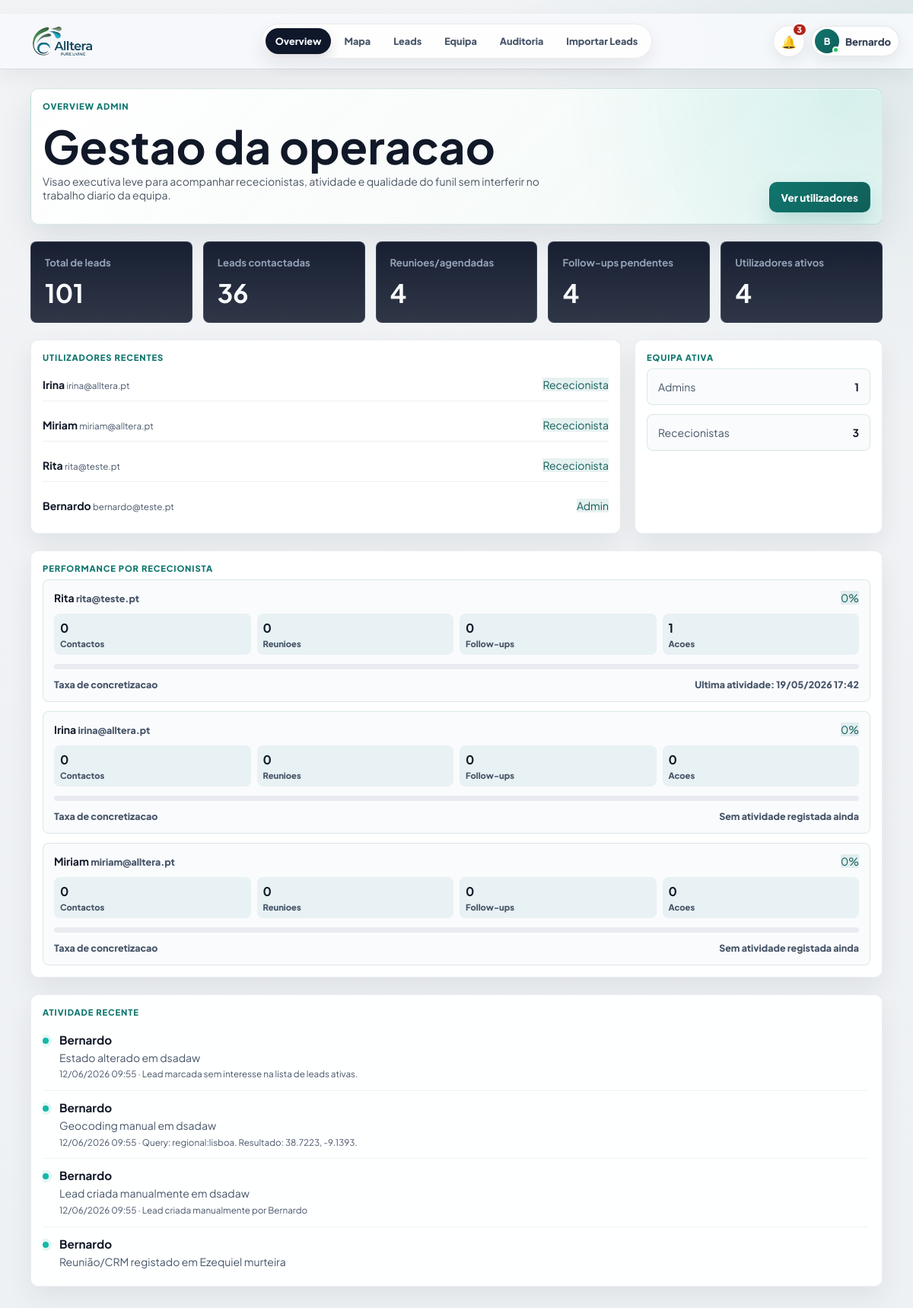
The page /admin (signed in) on the database its author committed.
### PlataformaApoioDecisaoComercial/models.py (models this page shows, shortened)
class User(UserMixin, db.Model):
    __tablename__ = "users"
    id = db.Column(db.Integer, primary_key=True)
    nome = db.Column(db.String(120), nullable=False)
    email = db.Column(db.String(160), nullable=False, unique=True, index=True)
    password_hash = db.Column(db.String(255), nullable=False)
    role = db.Column(db.String(40), nullable=False, default="comercial")
    ativo = db.Column(db.Boolean, nullable=False, default=True)
    created_at = db.Column(db.DateTime, default=datetime.utcnow)
    @property
    def is_active(self):
        return bool(self.ativo)
    historico = db.relationship("HistoricoLead", back_populates="user", lazy="dynamic")
    assigned_leads = db.relationship("Lead", back_populates="assigned_to", lazy="dynamic")

class HistoricoLead(db.Model):
    id = db.Column(db.Integer, primary_key=True)
    lead_id = db.Column(db.Integer, db.ForeignKey("lead.id"), nullable=False)
    user_id = db.Column(db.Integer, db.ForeignKey("users.id"), nullable=True, index=True)
    acao = db.Column(db.String(120), nullable=False)
    tipo_acao = db.Column(db.String(80), nullable=True, index=True)
    observacao = db.Column(db.Text, nullable=True)
    resultado = db.Column(db.String(120), nullable=True)
    comercial_responsavel = db.Column(db.String(80), nullable=True)
    created_at = db.Column(db.DateTime, default=datetime.utcnow)
    user = db.relationship("User", back_populates="historico")

class Lead(db.Model):
    id = db.Column(db.Integer, primary_key=True)
    nome_cliente = db.Column(db.String(180), nullable=True)
    area_negocio = db.Column(db.String(120), nullable=True)
    cidade = db.Column(db.String(80), nullable=True)
    empresa = db.Column(db.String(180), nullable=True)
    nome_empresa = db.Column(db.String(180), nullable=False)
    tipo_cliente = db.Column(db.String(80), nullable=False)
    morada = db.Column(db.String(220), nullable=True)
    codigo_postal = db.Column(db.String(20), nullable=True)
    localidade = db.Column(db.String(80), nullable=False)
    contacto = db.Column(db.String(120), nullable=True)
    telefone = db.Column(db.String(40), nullable=True)
    email = db.Column(db.String(160), nullable=True)
    categoria = db.Column(db.String(120), nullable=True)
    nif = db.Column(db.String(30), nullable=True)
    observacoes = db.Column(db.Text, nullable=True)
    observacoes_contacto = db.Column(db.Text, nullable=True)
    reuniao_info = db.Column(db.Text, nullable=True)
    classificacao_observacao = db.Column(db.String(80), nullable=True)
    motivo_classificacao = db.Column(db.Text, nullable=True)
    latitude = db.Column(db.Float, nullable=True)
    longitude = db.Column(db.Float, nullable=True)
    estado = db.Column(db.String(40), nullable=False, default="Por contactar")
    estado_lead = db.Column(db.String(40), nullable=True, default="Por contactar")
    prioridade = db.Column(db.String(20), nullable=True, default="Baixa")
    comercial_responsavel = db.Column(db.String(80), nullable=False, default="Flávia")
    data_novo_contacto = db.Column(db.Date, nullable=True)
    data_reuniao = db.Column(db.Date, nullable=True)
    hora_reuniao = db.Column(db.String(10), nullable=True)
    tags = db.Column(db.String(300), nullable=True)
    insight_tags = db.Column(db.String(400), nullable=True)
    insight_note = db.Column(db.Text, nullable=True)
    assigned_to_id = db.Column(db.Integer, db.ForeignKey("users.id"), nullable=True, index=True)
    created_at = db.Column(db.DateTime, default=datetime.utcnow)
    updated_at = db.Column(db.DateTime, default=datetime.utcnow, onupdate=datetime.utcnow)
    assigned_to = db.relationship("User", back_populates="assigned_leads")
    historico = db.relationship(
        "HistoricoLead",
        backref="lead",
        cascade="all, delete-orphan",
        order_by="desc(HistoricoLead.created_at)",
    )

### PlataformaApoioDecisaoComercial/app.py (the view)
    @app.route("/admin")
    @login_required
    @admin_required
    def admin_overview():
        return render_template("admin_overview.html", **admin_overview_context())

### PlataformaApoioDecisaoComercial/templates/admin_overview.html (shortened to what this page needs)
{% extends "base.html" %}
{% block content %}
<main class="page-shell admin-page">
    <section class="panel admin-hero">
        <div>
            <p class="eyebrow">Overview admin</p>
            <h1>Gestao da operacao</h1>
            <p>Visao executiva leve para acompanhar rececionistas, atividade e qualidade do funil sem interferir no trabalho diario da equipa.</p>
        </div>
        <a class="button" href="{{ url_for('admin_users') }}">Ver utilizadores</a>
    </section>
    <section class="admin-metric-grid" aria-label="Metricas principais">
        <article class="admin-metric"><span>Total de leads</span><strong>{{ metrics.total_leads }}</strong></article>
        <article class="admin-metric"><span>Leads contactadas</span><strong>{{ metrics.contacted_leads }}</strong></article>
        <article class="admin-metric"><span>Reunioes/agendadas</span><strong>{{ metrics.scheduled_leads }}</strong></article>
        <article class="admin-metric"><span>Follow-ups pendentes</span><strong>{{ metrics.pending_followups }}</strong></article>
        <article class="admin-metric"><span>Utilizadores ativos</span><strong>{{ metrics.active_users }}</strong></article>
    </section>
    <section class="admin-panels">
        <article class="panel">
            <p class="eyebrow">Utilizadores recentes</p>
            <div class="admin-list">
                {% for user in recent_users %}
                <div class="admin-list-item">
                    <div>
                        <strong>{{ user.nome }}</strong>
                        <small>{{ user.email }}</small>
                    </div>
                    <span class="badge">{{ "Rececionista" if user.role == "comercial" else "Admin" }}</span>
                </div>
                {% else %}
                <p class="empty-state empty-state--quiet">Ainda nao existem utilizadores.</p>
                {% endfor %}
            </div>
        </article>
        <article class="panel">
            <p class="eyebrow">Equipa ativa</p>
            <div class="admin-role-grid">
                <div class="admin-role-card">
                    <span>Admins</span>
                    <strong>{{ users_by_role.admin }}</strong>
                </div>
                <div class="admin-role-card">
                    <span>Rececionistas</span>
                    <strong>{{ users_by_role.comercial }}</strong>
                </div>
            </div>
        </article>
    </section>
    <section class="panel">
        <p class="eyebrow">Performance por rececionista</p>
        <div class="operator-performance-list">
            {% for item in operator_performance %}
            <article class="operator-card">
                <div class="operator-card__top">
                    <div>
                        <strong>{{ item.user.nome }}</strong>
                        <small>{{ item.user.email }}</small>
                    </div>
                    <span class="badge">{{ item.taxa_concretizacao }}%</span>
                </div>
                <div class="operator-stats" aria-label="Metricas da rececionista">
                    <span><b>{{ item.contactos }}</b>Contactos</span>
                    <span><b>{{ item.reunioes }}</b>Reunioes</span>
                    <span><b>{{ item.followups }}</b>Follow-ups</span>
                    <span><b>{{ item.total_acoes }}</b>Acoes</span>
                </div>
                <div class="operator-progress" aria-hidden="true">
                </div>
                <div class="operator-card__meta">
                    <span>Taxa de concretizacao</span>
                    <span>{% if item.ultima_atividade %}Ultima atividade: {{ item.ultima_atividade.strftime("%d/%m/%Y %H:%M") }}{% else %}Sem atividade registada ainda{% endif %}</span>
                </div>
            </article>
            {% else %}
            <p class="empty-state empty-state--quiet">Ainda nao existem rececionistas ativas.</p>
            {% endfor %}
        </div>
    </section>
    <section class="panel">
        <p class="eyebrow">Atividade recente</p>
        <div class="admin-activity" aria-label="Atividade recente">
            {% for item in recent_activity %}
            <article class="activity-item">
                <span class="activity-dot" aria-hidden="true"></span>
                <div class="activity-body">
                    <strong>{{ item.user.nome if item.user else item.comercial_responsavel or "Equipa Alltera" }}</strong>
                    <span>{{ item.acao }}{% if item.lead %} em {{ item.lead.nome_cliente or item.lead.nome_empresa }}{% endif %}</span>
                    <small>{{ item.created_at.strftime("%d/%m/%Y %H:%M") if item.created_at else "" }}{% if item.observacao %} · {{ item.observacao[:120] }}{% endif %}</small>
                </div>
            </article>
            {% endfor %}
        </div>
    </section>
</main>
{% endblock %}

### PlataformaApoioDecisaoComercial/templates/base.html (shortened to what this page needs)
﻿<!doctype html>
<html lang="pt">
<head>
    <link rel="stylesheet" href="https://unpkg.com/leaflet@1.9.4/dist/leaflet.css">
    <link rel="stylesheet" href="{{ url_for('static', filename='css/styles.css') }}">
</head>
<body>
    <div class="app-shell">
        <header class="topbar topbar--minimal" id="appTopbar" aria-label="Barra superior">
            <a class="topnav-brand" href="{{ url_for('admin_overview') if current_user.is_authenticated and current_user.role == 'admin' else (url_for('mapa_leads') if current_user.is_authenticated else url_for('login')) }}" aria-label="Alltera">
                <span class="topnav-brand__logo" aria-hidden="true">
                    <img src="{{ url_for('static', filename='alltera-logo.png') }}" alt="">
                </span>
            </a>
            {% if current_user.is_authenticated %}
            <nav class="topnav-pill" aria-label="Navegação principal">
                {% if current_user.role == "admin" %}
                <a href="{{ url_for('admin_overview') }}" {% if request.endpoint == 'admin_overview' %}aria-current="page"{% endif %}>Overview</a>
                <a href="{{ url_for('mapa_leads') }}" {% if request.endpoint == 'mapa_leads' %}aria-current="page"{% endif %}>Mapa</a>
                <a href="{{ url_for('todas_leads') }}" {% if request.endpoint == 'todas_leads' %}aria-current="page"{% endif %}>Leads</a>
                <a href="{{ url_for('admin_users') }}" {% if request.endpoint == 'admin_users' %}aria-current="page"{% endif %}>Equipa</a>
                <a href="{{ url_for('historico') }}" {% if request.endpoint == 'historico' %}aria-current="page"{% endif %}>Auditoria</a>
                <a href="{{ url_for('importar_leads') }}" {% if request.endpoint == 'importar_leads' %}aria-current="page"{% endif %}>Importar Leads</a>
                {% endif %}
            </nav>
            {% endif %}
            <div class="topbar__actions">
                {% if current_user.is_authenticated %}
                {% set display_name = current_user.nome or current_user.email %}
                {% set first_name = display_name.split()[0] %}
                <div class="notifications-menu" id="notificationsMenu">
                    <button class="notifications-trigger" id="notificationsButton" type="button" aria-haspopup="menu" aria-expanded="false" aria-controls="notificationsDropdown" title="Notificações operacionais">
                        <span aria-hidden="true">🔔</span>
                        {% if operational_notifications.count > 0 %}
                        <strong>{{ operational_notifications.count }}</strong>
                        {% endif %}
                    </button>
                </div>
                <div class="profile-menu" id="profileMenu">
                    <button class="profile-trigger" id="profileMenuButton" type="button" aria-haspopup="menu" aria-expanded="false" aria-controls="profileDropdown">
                        <span class="profile-avatar" aria-hidden="true">{{ display_name[:1]|upper }}<i></i></span>
                        <span class="profile-trigger__name">{{ first_name }}</span>
                    </button>
                </div>
                {% endif %}
            </div>
        </header>
        <div class="app-shell__content">
            {% block content %}{% endblock %}
        </div>
    </div>
    {% if current_user.is_authenticated %}
    <aside class="command-palette" id="commandPalette" aria-hidden="true">
    </aside>
    <aside class="global-lead-drawer" id="globalLeadDrawer" aria-hidden="true">
    </aside>
    {% endif %}
</body>
</html>

### rows shown on the page
User: nome "B", nome "Bernardo", email "bernardo@teste.pt", role "Admin"
User: nome "Irina", email "irina@alltera.pt", role "Rececionista", user.nome "Irina", user.email "irina@alltera.pt"
User: nome "Miriam", email "miriam@alltera.pt", role "Rececionista", user.nome "Miriam", user.email "miriam@alltera.pt"
User: nome "Rita", email "rita@teste.pt", role "Rececionista", user.nome "Rita", user.email "rita@teste.pt"
HistoricoLead: ultima_atividade "19/05/2026 17:42"
HistoricoLead: user "Bernardo", acao "Estado alterado", lead "dsadaw", created_at "12/06/2026 09:55", observacao "Lead marcada sem interesse na lista de leads ativas."
HistoricoLead: user "Bernardo", acao "Geocoding manual", lead "dsadaw", created_at "12/06/2026 09:55", observacao "Query: regional:lisboa. Resultado: 38.7223, -9.1393."
HistoricoLead: user "Bernardo", acao "Lead criada manualmente", lead "dsadaw", created_at "12/06/2026 09:55", observacao "Lead criada manualmente por Bernardo"
HistoricoLead: user "Bernardo", acao "Reunião/CRM registado", lead "Ezequiel murteira"

### other values the page prints
{{ operational_notifications.count }} "3"
{{ metrics.total_leads }} "101"
{{ metrics.contacted_leads }} "36"
{{ metrics.scheduled_leads }} "4"
{{ metrics.pending_followups }} "4"
{{ metrics.active_users }} "4"
{{ users_by_role.admin }} "1"
{{ users_by_role.comercial }} "3"
{{ item.taxa_concretizacao }} "0" "0" "0"
{{ item.contactos }} "0" "0" "0"
{{ item.reunioes }} "0" "0" "0"
{{ item.followups }} "0" "0" "0"
{{ item.total_acoes }} "1" "0" "0"
